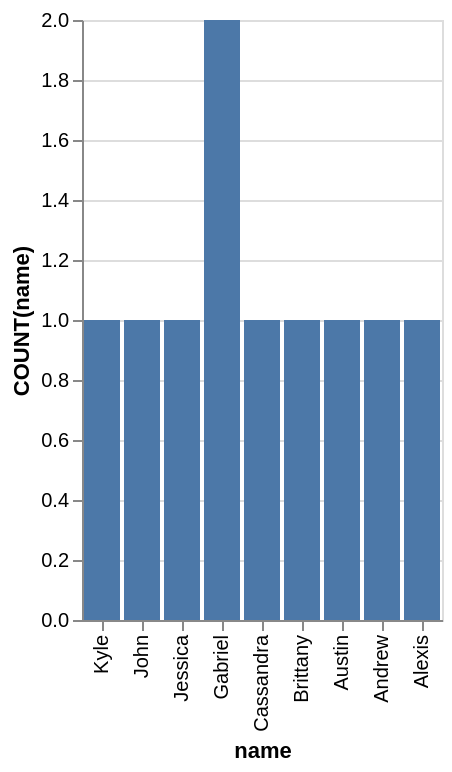

Write a Vega-Lite specification for this figure.
### Vega-Lite specification from a JSON file in a GitHub repository (floating-point values rounded to 4 significant figures)
{"data": {"values": [{"x_data": "Kyle", "y_data": 1}, {"x_data": "John", "y_data": 1}, {"x_data": "Jessica", "y_data": 1}, {"x_data": "Gabriel", "y_data": 2}, {"x_data": "Cassandra", "y_data": 1}, {"x_data": "Brittany", "y_data": 1}, {"x_data": "Austin", "y_data": 1}, {"x_data": "Andrew", "y_data": 1}, {"x_data": "Alexis", "y_data": 1}]}, "mark": "bar", "encoding": {"x": {"field": "x_data", "type": "nominal", "title": "name", "sort": "descending"}, "y": {"field": "y_data", "type": "quantitative", "title": "COUNT(name)"}}}
